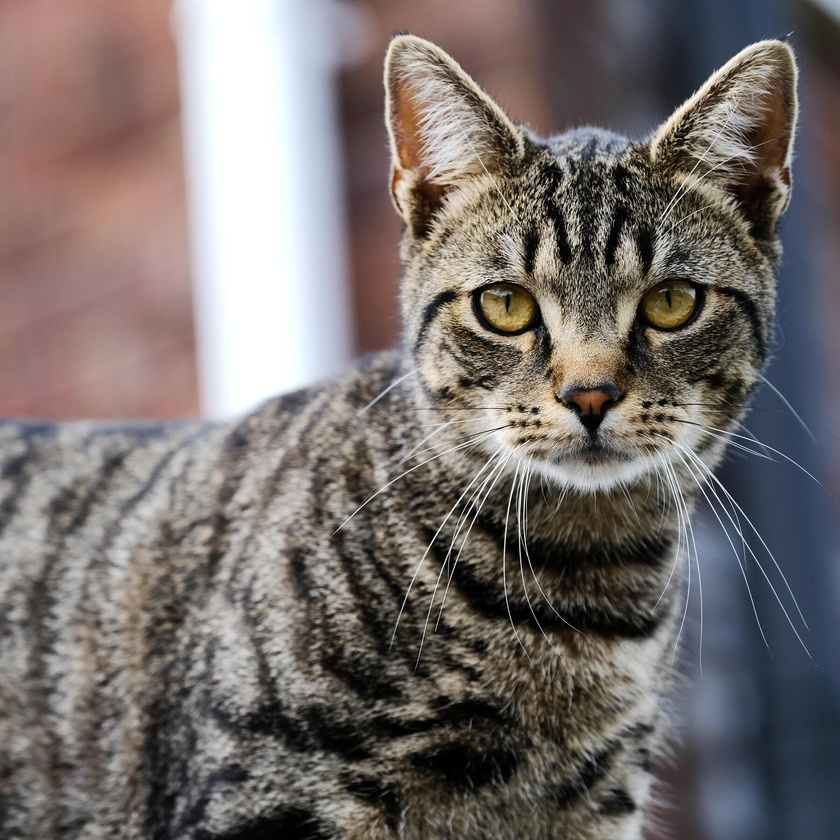
#> input picture cat.jpg, 840 x 840 px, shrunk from 1800 x 1800 before the run
$ jupyter execute svdcomp.ipynb   (shell and % lines are left out)
#> lines starting #> are read from the running program, lines starting #| are printed output that depends on the picture
[cell 1]
import matplotlib.pyplot as plt
import numpy as np
import time
from PIL import Image
import sys

[cell 2]
img = Image.open('cat.jpg')
#> img is the input picture: PIL image 840x840 RGB; mean R, G, B 118.1, 110.7, 108.6
imggray = img.convert('LA')
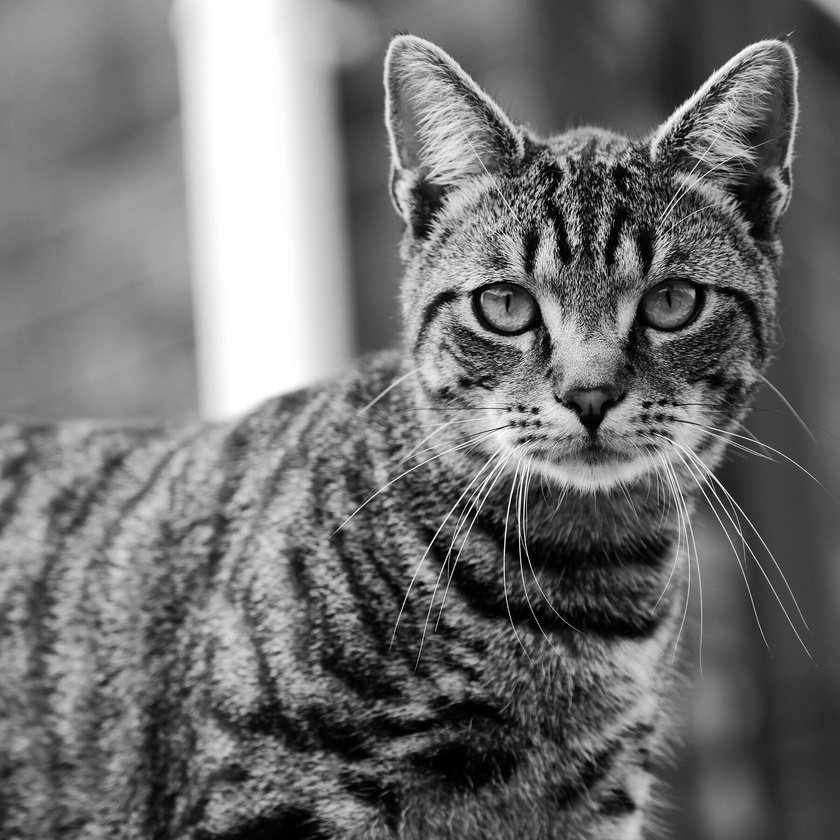
#> imggray: PIL image 840x840 LA; mean R, G, B, A 112.7, 112.7, 112.7, 255
plt.figure(figsize=(9, 6))
plt.imshow(imggray);

[cell 3]
imgmat = np.array(list(imggray.getdata(band=0)), float)
imgmat.shape = (imggray.size[1], imggray.size[0])
imgmat = np.matrix(imgmat)
plt.figure(figsize=(9,6))
plt.imshow(imgmat, cmap='gray');
print(imgmat)
#> (printed output is left out)

[cell 4]
U, S, V = np.linalg.svd(imgmat)
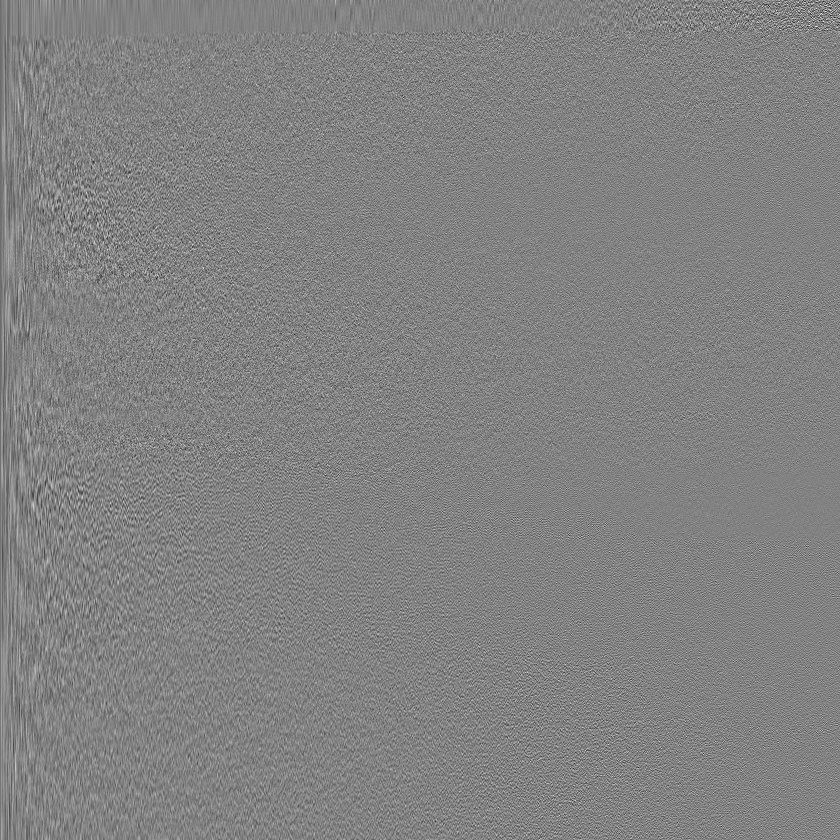
#> U: shape (840, 840) float64; min -0.26, max 0.248, mean -3.44e-05; drawn with min black and max white
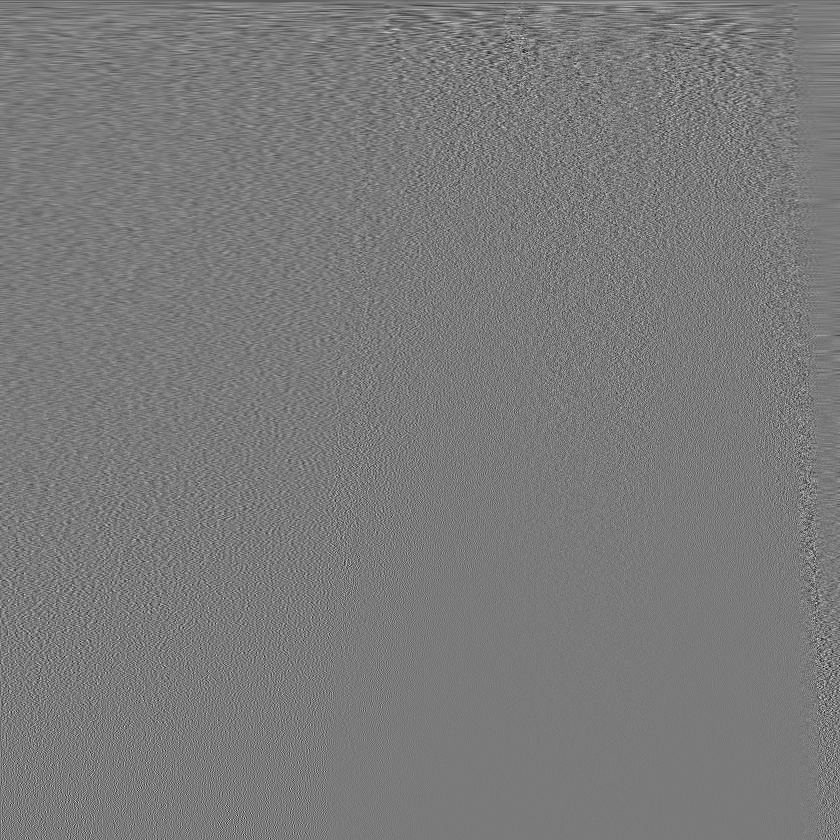
#> V: shape (840, 840) float64; min -0.244, max 0.263, mean -4.86e-05; drawn with min black and max white
#> S = 840 values, max 101309.4 at index 0, min 0.0565 at index 839, mean 620.2

[cell 5]
reconstimg = np.matrix(U[:, :1]) * np.diag(S[:1]) * np.matrix(V[:1, :])
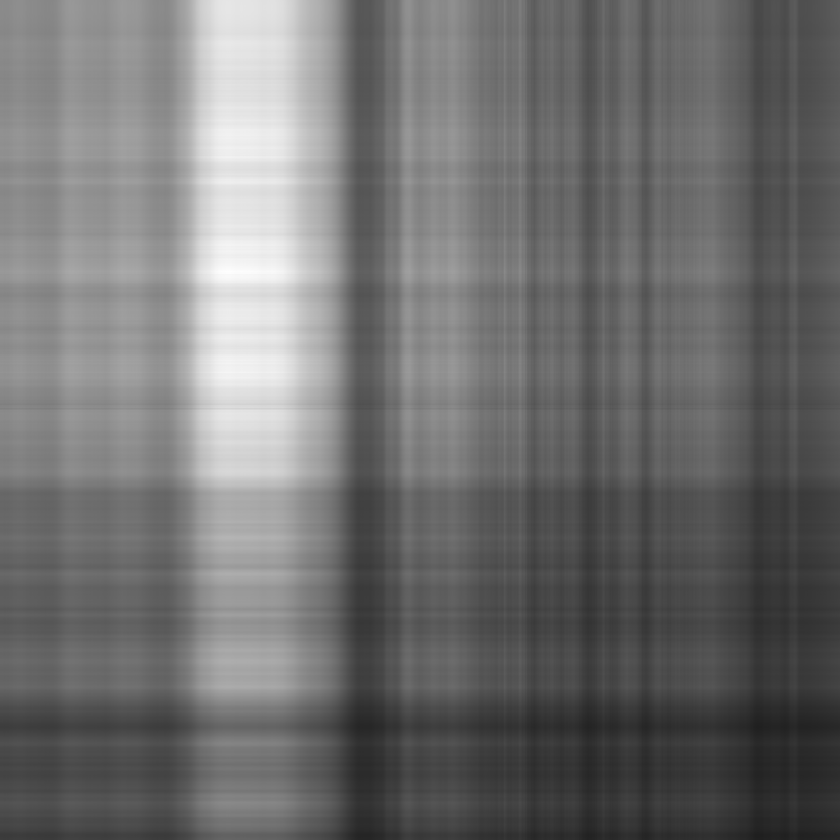
#> reconstimg: shape (840, 840) float64; min 31.34, max 254.7, mean 112.1
plt.imshow(reconstimg, cmap='gray');

[cell 6]
for i in range(5, 51, 5):
    reconstimg = np.matrix(U[:, :i]) * np.diag(S[:i]) * np.matrix(V[:i, :])
    plt.imshow(reconstimg, cmap='gray')
    title = "n = %s" % i
    plt.title(title)
    plt.show()
#> this loop made 10 passes
#> pass 1, `reconstimg = np.matrix(U[:, :i]) * np.diag(S[:i]) * np.matrix(V[:i, :])`:
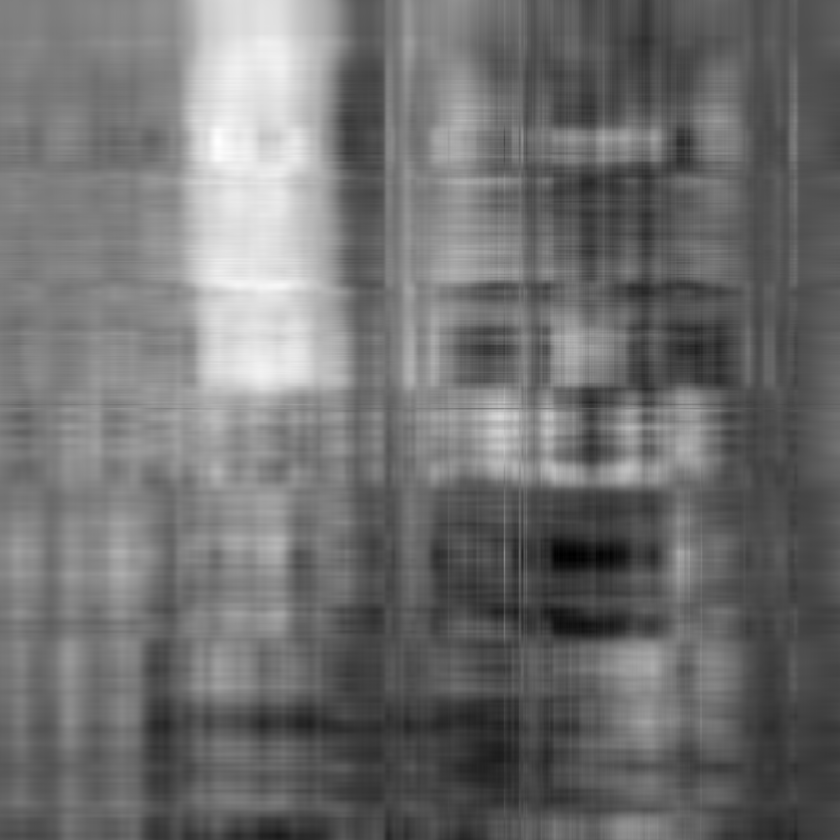
#> reconstimg: shape (840, 840) float64; min -26.82, max 290.4, mean 112.7; drawn with min black and max white
#> pass 3, `reconstimg = np.matrix(U[:, :i]) * np.diag(S[:i]) * np.matrix(V[:i, :])`:
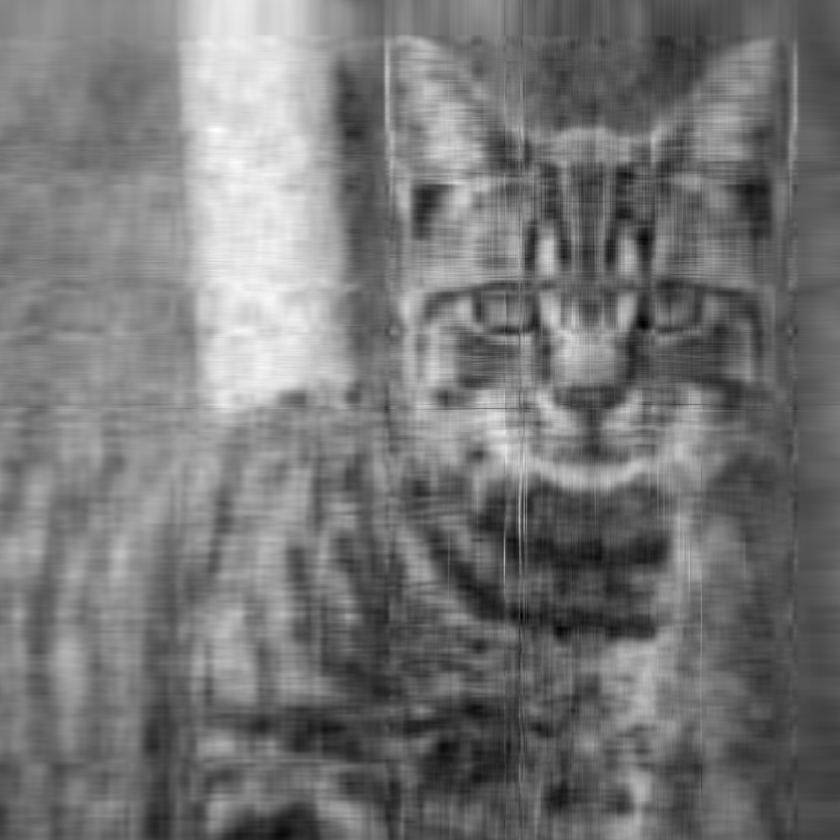
#> reconstimg: shape (840, 840) float64; min -41.57, max 292.1, mean 112.7; drawn with min black and max white
